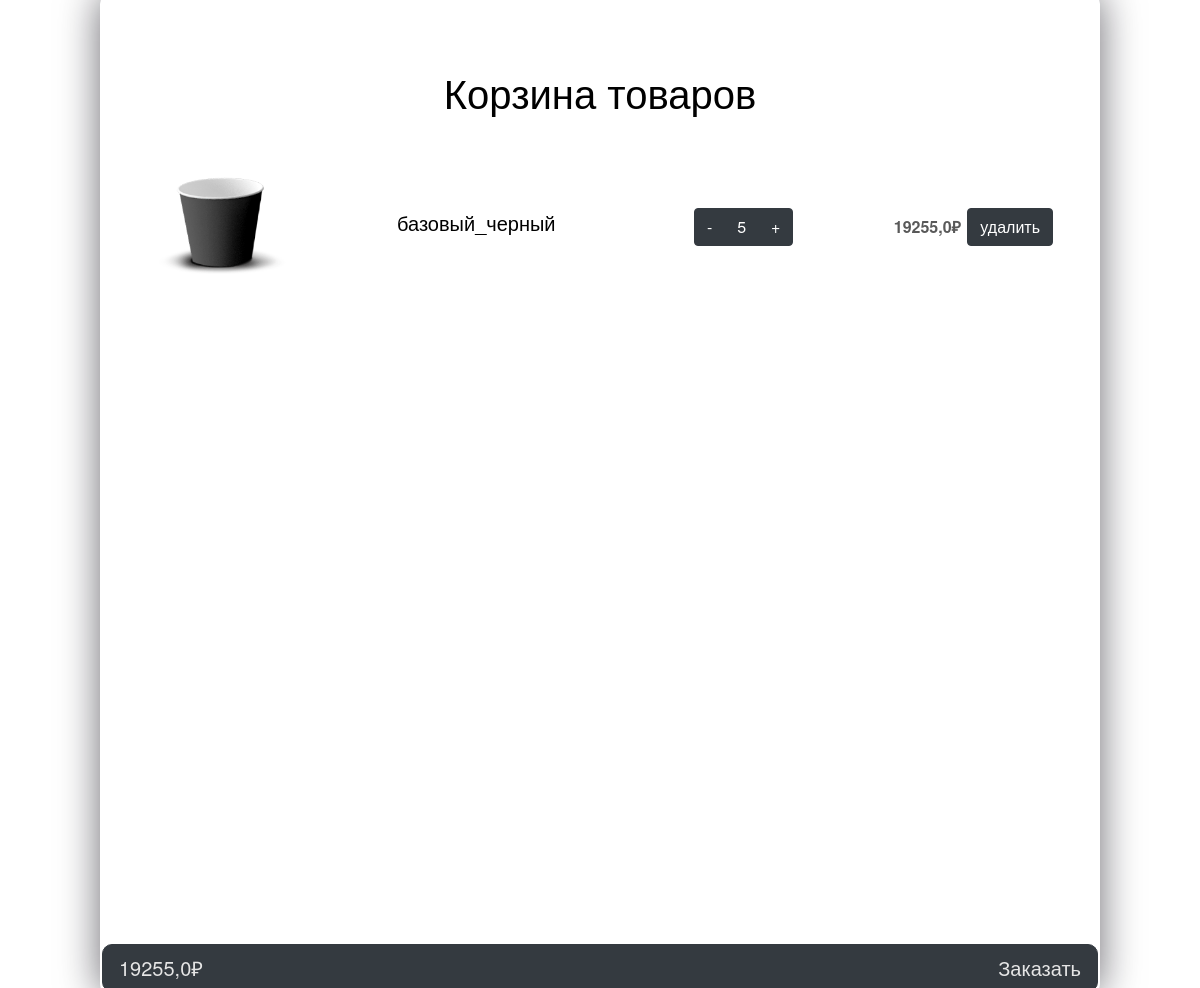
Page /cart/detail/ (signed in) on the committed database.
### products/models.py (models this page shows, shortened)
class Product(models.Model):
    name = models.CharField(max_length=25, verbose_name="Название")
    price = models.FloatField(max_length=9, null=True, verbose_name="Цена")
    size = models.CharField(max_length=3, null=True, verbose_name="Объем")
    layer = [
        ('однослойный', 'однослойный'),
        ('многослойный', 'многослойный')
    ]
    layer_field = models.CharField(unique=False, max_length=15, null=True, choices=layer, verbose_name="Количество слоев")
    category = models.CharField(max_length=25, null=True, verbose_name="Категория")
    picture = models.ImageField(upload_to='uploads/', null=True, verbose_name="Фотография")
    number_of_items_in_cart = models.IntegerField(null=True, blank=True)

### cart/views.py (the view)
# urls.py: path('detail/', views.List_of_products_in_the_shopping_cart, name='shopping_cart'),
def List_of_products_in_the_shopping_cart(request):
    user_shopping_cart = models.Product_in_cart.objects.filter(user_id=request.user.pk)[0]
    total_price_of_products = 0
    products_list_in_cart = []
    try:
        for products in user_shopping_cart.products['products']:
            product = Product.objects.filter(id=products['id'])[0] #сущность продукта
            total_price_of_products += int(products['quantity']) * float(product.price)
            product.price = product.price * int(products['quantity'])
            product.number_of_items_in_cart = int(products['quantity'])
            products_list_in_cart.append(product) #добавление в массив
        number_of_positions = len(user_shopping_cart.products['products'])
    except:
        number_of_positions = 0
    return render(request, 'shopping_cart.html', {'object_list': products_list_in_cart, 'sum': total_price_of_products,
                                                  'cart_num': number_of_positions, 'user': CustomUser.objects.get(id=request.user.id)})

### templates/shopping_cart.html (shortened to what this page needs)
<!DOCTYPE html>
<html lang="en">
<head>
     {% extends 'base.html' %}
{% block content %}
  <div class="auth">
    <section class="h-100 h-custom" style="max-height: 948px">
      <div class="container py-5 h-100">
        <div class="row d-flex justify-content-center align-items-center h-100">
              <div class="card-body p-4">
                <h1 class="mb-0" style="text-align: center; padding-bottom: 40px;">Корзина товаров</h1>
                <div class="row" style="overflow: auto; height: 785px;" id="scroll">
                  <div class="col-lg-7" style="max-width: 100%; min-width: 100%">
                      {% for item in object_list %}
                        {% with product=item %}
                        <div class="card mb-3" style="border-radius: 15px;background: rgba(255,255,255,0.35); -webkit-backdrop-filter: blur(20px);  backdrop-filter: blur(20px); border: 1px solid rgba(255,255,255,0.525);">
                          <div class="card-body">
                            <div class="d-flex justify-content-between">
                              <div class="d-flex flex-row align-items-center" style="width: 50%">
                                <div>
                                  <img src="{{MEDIA_URL}}{{ product.picture }}" class="img-fluid rounded-3" alt="Shopping item" style="width: 150px;min-width: 150px; border-radius: 15px">
                                </div>
                                <div class="ms-3" style=" margin-left: 100px">
                                  <h5>{{product.name}}</h5>
                                </div>
                              </div>
                                <div class="btn-group" role="group" style="align-items: center;">
                                  <a href='{% url "cart:product_remove" product.pk 2 %}' type="button" class="btn btn-dark" onclick="close_update()">-</a>
                                  <button type="submit" class="btn btn-dark">{{product.number_of_items_in_cart}}</button>
                                  <a href='{% url "cart:product_add" product.pk 1 %}' type="button" class="btn btn btn-dark" onclick="close_update()">+</a>
                                </div>
                              <div class="d-flex flex-row align-items-center" style="text-align: center;">
                                <div style="  width: 80px; color: black;">
                                  <span style="color: black; font-weight: bold">{{product.price}}₽</span>
                                </div>
                                <form action='{% url "cart:product_full_delete" product.pk 3 %}' method="post" style="">
                                    <button type="submit" class="btn btn-dark">удалить</button>
                                </form>
                              </div>
                            </div>
                          </div>
                        </div>
                    {% endwith %}
                    {% endfor %}
                  </div>
                </div>
              </div>
        </div>
      </div>
        <div style="color: black; cursor: pointer; ">
          <button data-toggle="modal" data-target="#modal" type="button"
                  class="btn btn-dark btn-block btn-lg" style="position: absolute; border-radius: 10px; ">
            <div class="d-flex justify-content-between">
              <span>{{sum}}₽</span>
              <span>Заказать</span>
            </div>
          </button>
        </div>
    </section>
</div>
{% endblock %}

### templates/base.html (style rules this page uses)
body { margin: 0; padding: 0; font-family: "Helvetica Neue",sans-serif; font-weight: lighter; width: 100%; height: 100vh; background: url(https://goodcup.ru/bitrix/templates/GoodCup/img/banner_glavn.jpg) no-repeat 50% 50%; background-size: cover; }
span { color: #e5e5e5; mix-blend-mode: lighten; }

### templates/shopping_cart.html (style rules this page uses)
.auth { height: 1000px; width: 1000px; background-color: rgba(255,255,255,0.13); position: absolute; transform: translate(-50%,-50%); top: 50%; left: 50%; border-radius: 10px; backdrop-filter: blur(10px); border: 2px solid rgba(255,255,255,0.1); box-shadow: 0 0 40px rgba(8,7,16,0.6); padding-bottom: 30px; text-align: center; }
body { color: black; width: 100%; justify-content: center; align-items: center; height: 100vh; }

### rows in the picture
Product: picture (picture), name "базовый_черный", number_of_items_in_cart "5", price "19255,0"

### other values in the picture
{{ sum }} "19255,0"
